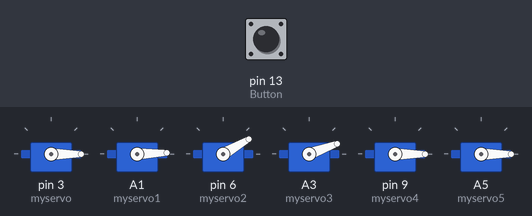
The sketch below on a simulated Arduino Uno, built with avr-gcc and run on an emulated ATmega328P. Shown: 6 × servo. The inputs (shaded band) are chosen by the test bench; at power-on: pin 13 (Button) HIGH.

Above: at 8.0 s.
8.1 s: pin 13 (Button) pulled LOW for 0.15 s
At 12.73 s:
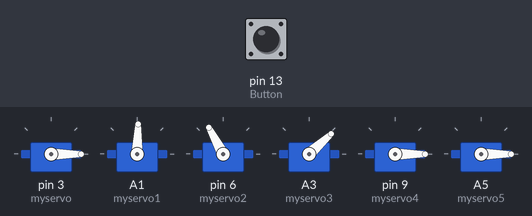
At 14.3 s:
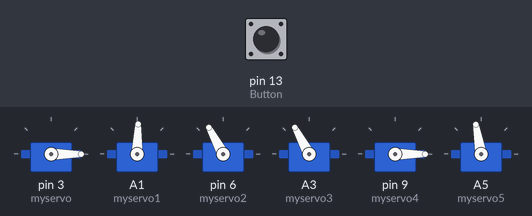
20.1 s: pin 13 (Button) pulled LOW for 3.2 s
At 32.4 s:
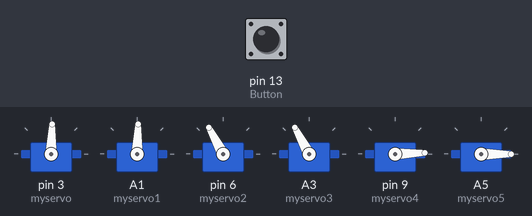
Timing chart, 0 to 32.6 s (numbered marks = the images above; inputs shaded):
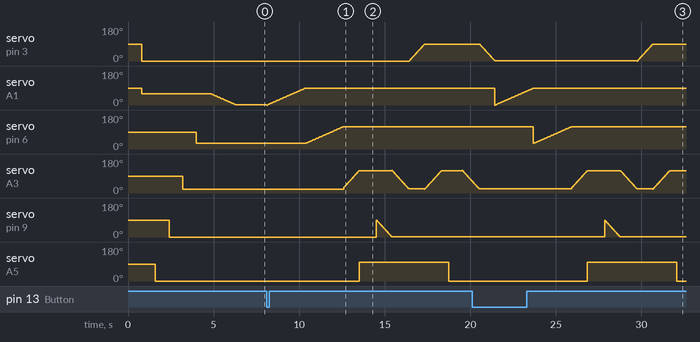

Measured:
- after the input at 8.1 s, servo on pin 3 (myservo): moves from 0° to 88° over 0.86 s, starting after 8.3 s; servo on pin 6 (myservo2): moves from 30° to 118° over 2.2 s, starting after 2.3 s
- after the input at 20.1 s, servo on A5 (myservo5): 0° → 100° after 6.7 s, → 0° 5.2 s later

The sketch:

mo7y.ino
```cpp
  #include <Servo.h>

  /**************initializing motors and buttons************/
  Servo myservo;
  Servo myservo1;
  Servo myservo2;
  Servo myservo3;
  Servo myservo4;
  Servo myservo5;
  int   intializing_flag=0;
  int Button=13;
  int button_state=0;
  void initialize();
void setup() {
  //setting the button
  pinMode(Button,INPUT_PULLUP);

/*setting the servos*/
  myservo.attach(3);       //base
  myservo1.attach(A1);
  myservo2.attach(6);
  myservo3.attach(A3);
  myservo4.attach(9);
  myservo5.attach(A5);


 initialize();
}

void loop() {
  // put your main code here, to run repeatedly:
 button_state = digitalRead(Button);
 if(button_state== HIGH)
 {
  if(intializing_flag!=0)
  {
    initialize();
    intializing_flag=0;
  }
 }

 else if(button_state==LOW)
 {
  moving();
  intializing_flag=1;

 }

}
void initialize()
{
  delay(800);
  myservo.write(0);

  myservo1.write(60);
  delay(800);

  myservo5.write(0);
  delay(800);

  myservo4.write(0);
  delay(800);

  myservo3.write(20);
  delay(800);


  myservo2.write(30);
  delay(800);

  for(int init_pos=60;init_pos>0;init_pos-=2)
     {
         myservo1.write(init_pos);
         delay (50);
     }
  delay(500);
}

void moving()
{
     for(int init_pos=0;init_pos<90;init_pos+=2)
     {
         myservo1.write(init_pos);
         delay (50);
     }

     for(int init_pos=30;init_pos<120;init_pos+=2)
     {
         myservo2.write(init_pos);
         delay (50);
     }
     for(int init_pos=30;init_pos<120;init_pos+=2)
     {
         myservo3.write(init_pos);
         delay (20);
     }
      myservo5.write(100);
      delay(1000);

     for(int init_pos=90;init_pos>0;init_pos-=2)
     {
         myservo4.write(init_pos);
         delay (20);
     }
/***captured the piece****/
     for(int init_pos=120;init_pos>20;init_pos-=2)
     {
         myservo3.write(init_pos);
         delay (20);
     }
     for(int init_pos=0;init_pos<90;init_pos+=2)
     {
         myservo.write(init_pos);
         delay (20);
     }
     /*rotated to the position to release the piece*/
     for(int init_pos=20;init_pos<120;init_pos+=2)
     {
         myservo3.write(init_pos);
         delay (20);
     }
     delay(400);
     myservo5.write(0);
     delay(800);
     /*released the piece*/
     for(int init_pos=120;init_pos>20;init_pos-=2)
     {
         myservo3.write(init_pos);
         delay (20);
     }

    /*became in a better position not to get broken by the base*/
     for(int init_pos=90;init_pos>0;init_pos-=2)
     {
         myservo.write(init_pos);
         delay (20);
     }
     /*rotated to the inital position*/

  }
  /*-----------------------------------------------------------------------------------------------------------------------------*/
```
